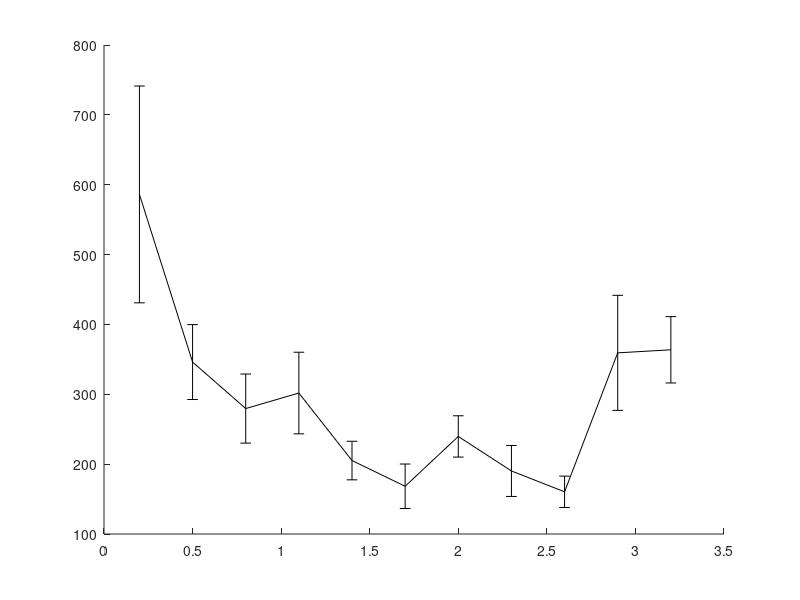

Recreate this plot in MATLAB. (Note: this script raises an error after producing the figure.)
% Benchmarkin rod planning with CBi-RRT for env. 1 (ABB with two poles)
% With joint limits of the ABB robots.
% last updated: 10/11/17

clear all
clc

%%
planners = {'CBiRRT','RRT','SBL','LazyRRT'};
plannerType = planners{1};
switch plannerType
    case 'CBiRRT'
        D = load('Benchmark_CBiRRT_env1_rB.txt'); D = D(D(:,2)==1,:);
    case 'RRT'
        D = load('Benchmark_RRT_env1_rB.txt'); D = D(D(:,2)==1,:);
    case 'SBL'
        D = load('Benchmark_SBL_env1_rB.txt'); D = D(D(:,2)==1,:);
end

%% 
disp(['Results for ' plannerType ':']);

%%
rd = sort(unique(D(:,1)));
for i = 1:length(rd)
    M = D(D(:,1)==rd(i), 2:end);
    td(i) = mean(M(:,3));
    td_ste(i) = std(M(:,3))/sqrt(size(M,1));
end

%%
disp(' ');
[tdmin, id] = min(td);
% id = 2;
% tdmin = td(id);

%%
h = figure(1);
clf
errorbar(rd,td,td_ste,'-k','linewidth',2);
ylabel('mean runtime [sec]');
xlabel('max. local-connection distance');
% xlim([0 6]);
% xlim([min(rd) max(rd)]);

%% 
sS = rd(id);
tmin = tdmin;
D = D(D(:,1)==sS, 2:end);
suc = D(:,1)==1;

disp('------------------------------------');
disp('RSS:');
disp(['Results of ' num2str(size(D,1)) ' queries.']);
disp(['Minimum avg. runtime is ' num2str(tmin) 'sec with d = ' num2str(sS) ]);
disp(['Plan distance: ' num2str(D(1,2)) ]);
disp(['Avg. runtime: ' num2str(mean(D(:,3)))  ' +/- ' num2str(std(D(:,3))/sqrt(size(D,1))) ' sec ']);
disp(['Min. runtime: ' num2str(min(D(:,3))) ' msec ']);
disp(['Avg. nodes in path: ' num2str(floor(mean(D(:,9)))) ]);
disp(['Avg. nodes in trees: ' num2str(floor(mean(D(:,10)))) ]);
disp(['Avg. number of projections: ' num2str(floor(mean(D(:,4)))) ]);
disp(['Avg. local-connection time: ' num2str(mean(D(:,11)./D(:,12))*1e3)  ' +/- ' num2str(std(D(:,11)./D(:,12))/sqrt(size(D,1))*1e3) ' msec ']);
disp(['Avg. total local-connection time: ' num2str(mean(D(:,11)))  ' +/- ' num2str(std(D(:,11))/sqrt(size(D,1))*1e3) ' sec ']);
disp(['Avg. number of local connection checks: ' num2str(mean(D(:,12)))]);
disp(['Avg. collision check time: ' num2str(mean(D(:,7))) ' sec.']);
disp(['Percent of successful local connections: ' num2str(100*mean(D(:,13)./D(:,12))) '%.']);
disp(['Sampling time: ' num2str(mean(D(:,14))) ' sec']);
disp(['Sampling success rate: ' num2str(100*mean( D(:,15)./(D(:,15)+D(:,16)) )) '%']);
disp(['ODE time: ' num2str(mean(D(:,19))) ' sec which is ' num2str(100*mean(D(:,19)./D(:,3))) '% of runtime.']);
disp(['ODE checks: ' num2str(mean(D(:,17))) ' with ' num2str(100*mean( D(:,18)./D(:,17) )) '% successful.']);
%%
%%
%%
td = D(:,3);
maxT = max(td);
T1 = linspace(0,maxT,30);
T1 = T1(2:end);
for i = 1:length(T1)
    sd = td < T1(i);
    md(i) = mean(td(sd));
    Md(i) = 1-sum(sd)/length(td);
end

%%
h = figure(2);
clf
plot(T1,Md*100,'-k','linewidth',2);
xlabel('maximum runtime [sec]');
ylabel('failure rate [%]');
xlim([0 max(T1)]);
title(plannerType);
